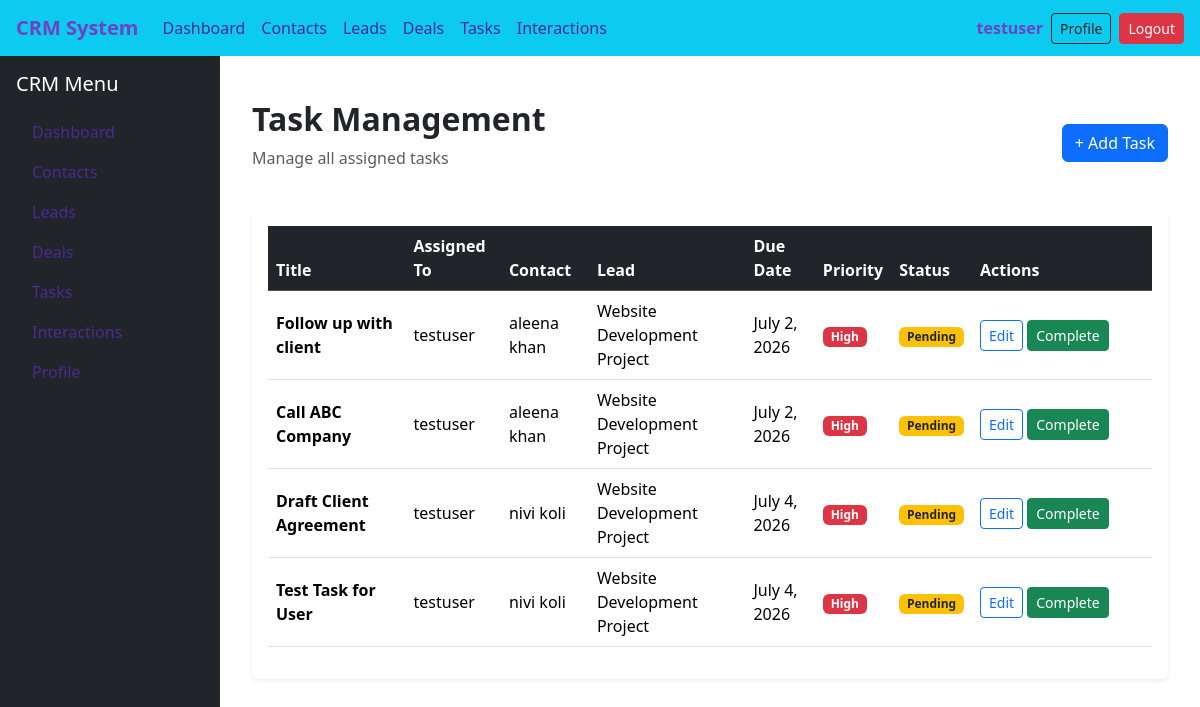
Page /tasks/ (signed in) on the committed database.
### accounts/models.py (models this page shows)
class CustomUser(AbstractUser):
    ROLE_CHOICES = (
        ('admin', 'Admin'),
        ('agent', 'Agent'),
    )
    role = models.CharField(max_length=10, choices=ROLE_CHOICES, default='agent')
    phone = models.CharField(max_length=15, blank=True, null=True)
    profile_pic = models.ImageField(upload_to="profiles/", blank=True, null=True)
    email = models.EmailField(unique=True)
    is_approved = models.BooleanField(default=False, help_text="Admin approval required for login")
    def __str__(self):
        return self.username

### tasks/models.py (models this page shows, shortened)
class Task(models.Model):
    PRIORITY_CHOICES = (
        ('low', 'Low'),
        ('medium', 'Medium'),
        ('high', 'High'),
        ('urgent', 'Urgent'),
    )
    STATUS_CHOICES = (
        ('pending', 'Pending'),
        ('in_progress','In Progress'),
        ('done', 'Done'),
    )
    title = models.CharField(max_length=200)
    description = models.TextField(blank=True)
    assigned_to = models.ForeignKey(settings.AUTH_USER_MODEL, on_delete=models.CASCADE)
    related_contact = models.ForeignKey(Contact, null=True, blank=True, on_delete=models.SET_NULL )
    related_lead = models.ForeignKey(Lead, null=True, blank=True, on_delete=models.SET_NULL)
    due_date = models.DateField(null=True, blank=True)
    priority = models.CharField(max_length=10, choices=PRIORITY_CHOICES)
    status = models.CharField(max_length=20, choices=STATUS_CHOICES)
    created_at = models.DateTimeField(auto_now_add=True)

### contacts/models.py (models this page shows)
class Contact(models.Model):
    SOURCE_CHOICES = (
        ('website','Website'),
        ('referral','Referral'),
        ('social','Social Media'),
        ('cold_call','Cold Call'),
    )
    first_name = models.CharField(max_length=100)
    last_name = models.CharField(max_length=100)
    email = models.EmailField(unique=True)
    phone = models.CharField(max_length=20,blank=True)
    company = models.ForeignKey(Company,on_delete=models.SET_NULL,null=True,blank=True)
    assigned_to = models.ForeignKey(settings.AUTH_USER_MODEL,on_delete=models.SET_NULL,null=True,blank=True)
    source = models.CharField(max_length=20,choices=SOURCE_CHOICES)
    created_at = models.DateTimeField(auto_now_add=True)
    def __str__(self):
       return f"{self.first_name} {self.last_name}"

### leads/models.py (models this page shows)
class Lead(models.Model):
    STATUS_CHOICES = [
        ('new','New'),
        ('contacted','Contacted'),
        ('qualified','Qualified'),
        ('proposal','Proposal'),
        ('won','Won'),
        ('lost','Lost'),
    ]
    contact = models.ForeignKey(Contact,on_delete=models.CASCADE)
    title = models.CharField(max_length=200)
    status = models.CharField(max_length=20, choices=STATUS_CHOICES, default='new')
    assigned_to = models.ForeignKey(settings.AUTH_USER_MODEL, on_delete=models.SET_NULL, null=True,blank=True)
    estimated_value = models.DecimalField(max_digits=12, decimal_places=2, default=0)
    expected_close =models.DateField(null=True, blank=True)
    created_at = models.DateTimeField(auto_now_add=True)
    updated_at =models.DateTimeField(auto_now=True)
    def __str__(self):
        return self.title

### tasks/views.py (the view)
# urls.py: path("", task_list, name="task_list"),
@login_required
def task_list(request):
    if request.user.role == "admin":
        tasks = Task.objects.select_related(
            "assigned_to",
            "related_contact",
            "related_lead"
        ).order_by("due_date")
    else:
        tasks = Task.objects.filter(
            assigned_to=request.user
        ).select_related(
            "related_contact",
            "related_lead"
        ).order_by("due_date")
    return render(request, "tasks/task_list.html", {"tasks": tasks})

### templates/tasks/task_list.html (shortened to what this page needs)
{% extends "base.html" %}
{% block content %}
<div class="container-fluid mt-4">
    <div class="d-flex justify-content-between align-items-center mb-4">
        <div>
            <h2 class="fw-bold">
                Task Management
            </h2>
            <p class="text-muted">
                Manage all assigned tasks
            </p>
        </div>
        <a href="{% url 'task_add' %}" class="btn btn-primary">
            + Add Task
        </a>
    </div>
    <div class="card shadow-sm border-0">
        <div class="card-body">
            <div class="table-responsive">
                <table class="table table-hover align-middle">
                    <thead class="table-dark">
                        <tr>
                            <th>Title</th>
                            <th>Assigned To</th>
                            <th>Contact</th>
                            <th>Lead</th>
                            <th>Due Date</th>
                            <th>Priority</th>
                            <th>Status</th>
                            <th width="180">Actions</th>
                        </tr>
                    </thead>
                    <tbody>
                        {% for task in tasks %}
                        <tr>
                            <td>
                                <strong>{{ task.title }}</strong>
                            </td>
                            <td>
                                {{ task.assigned_to }}
                            </td>
                            <td>
                                {{ task.related_contact|default:"-" }}
                            </td>
                            <td>
                                {{ task.related_lead|default:"-" }}
                            </td>
                            <td>
                                {{ task.due_date }}
                            </td>
                            <td>
                                {% if task.priority == "low" %}
                                    <span class="badge bg-success">
                                        Low
                                    </span>
                                {% elif task.priority == "medium" %}
                                    <span class="badge bg-warning text-dark">
                                        Medium
                                    </span>
                                {% elif task.priority == "high" %}
                                    <span class="badge bg-danger">
                                        High
                                    </span>
                                {% else %}
                                    <span class="badge bg-dark">
                                        Urgent
                                    </span>
                                {% endif %}
                            </td>
                            <td>
                                {% if task.status == "pending" %}
                                    <span class="badge bg-warning text-dark">
                                        Pending
                                    </span>
                                {% elif task.status == "in_progress" %}
                                    <span class="badge bg-info">
                                        In Progress
                                    </span>
                                {% else %}
                                    <span class="badge bg-success">
                                        Completed
                                    </span>
                                {% endif %}
                            </td>
                            <td>
                                <a href="{% url 'task_edit' task.id %}"
                                   class="btn btn-sm btn-outline-primary">
                                    Edit
                                </a>
                                {% if task.status != "done" %}
                                <a href="{% url 'task_complete' task.id %}"
                                   class="btn btn-sm btn-success">
                                    Complete
                                </a>
                                {% endif %}
                            </td>
                        </tr>
                        {% endfor %}
                    </tbody>
                </table>
            </div>
        </div>
    </div>
</div>
{% endblock %}

### templates/includes/navbar.html (shortened to what this page needs)
<nav class="navbar navbar-expand-lg navbar-dark bg-info px-3">
    <a class="navbar-brand fw-bold text-purple" href="/">CRM System</a>
    <div class="collapse navbar-collapse" id="navbarNav">
        <ul class="navbar-nav me-auto">
            {% if user.is_authenticated %}
                <li class="nav-item">
                    <a class="nav-link" href="/">Dashboard</a>
                </li>
                <li class="nav-item">
                    <a class="nav-link" href="/contacts/">Contacts</a>
                </li>
                <li class="nav-item">
                    <a class="nav-link" href="/leads/">Leads</a>
                </li>
                <li class="nav-item">
                    <a class="nav-link" href="/deals/">Deals</a>
                </li>
                <li class="nav-item">
                    <a class="nav-link" href="/tasks/">Tasks</a>
                </li>
                <li class="nav-item">
                    <a class="nav-link" href="/interactions/">Interactions</a>
                </li>
            {% endif %}
        </ul>
        <div class="d-flex align-items-center">
            {% if user.is_authenticated %}
                <span class="text-purple me-2 fw-bold">{{ user.username }}</span>
                <a href="/accounts/profile/" class="btn btn-outline-dark btn-sm me-2">
                    Profile
                </a>
                <a href="/accounts/logout/" class="btn btn-danger btn-sm">
                    Logout
                </a>
            {% endif %}
        </div>
    </div>
</nav>

### templates/includes/navbar.html (style rules this page uses)
.text-purple { color: #6f42c1 !important; }
.nav-link { color: #4b2a91 !important; }
.navbar-brand { color: #6f42c1 !important; }

### rows in the picture
CustomUser: username "testuser"
Task: title "Follow up with client", assigned_to "testuser", related_contact "aleena khan", related_lead "Website Development Project", due_date "July 2, 2026", priority "High", status "Pending"
Task: title "Call ABC Company", assigned_to "testuser", related_contact "aleena khan", related_lead "Website Development Project", due_date "July 2, 2026", priority "High", status "Pending"
Task: title "Draft Client Agreement", assigned_to "testuser", related_contact "nivi koli", related_lead "Website Development Project", due_date "July 4, 2026", priority "High", status "Pending"
Task: title "Test Task for User", assigned_to "testuser", related_contact "nivi koli", related_lead "Website Development Project", due_date "July 4, 2026", priority "High", status "Pending"
